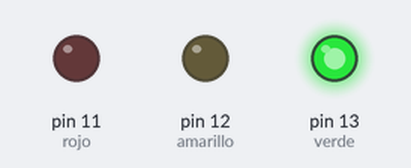
A sketch run on a simulated Arduino Uno, built with avr-gcc and run on an emulated ATmega328P. Shown: output pins drawn as LEDs (lit = HIGH).

Above: at 1.0 s.
At 2.7 s:
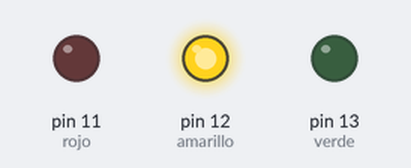
At 4.5 s:
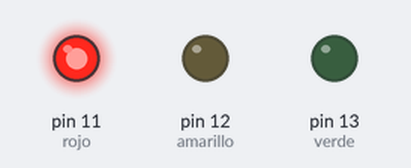
At 5.7 s:
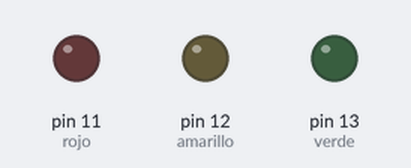
Timing chart, 0 to 7.8 s (numbered marks = the images above):
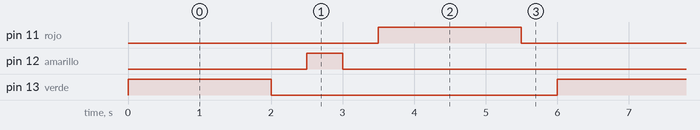

Measured:
- by itself, pin 11 (rojo), pin 13 (verde): alternates HIGH for 2.0 s and LOW for 4.0 s
- by itself, pin 12 (amarillo): alternates HIGH for 0.50 s and LOW for 5.5 s
- by itself, everything shown: repeats every 6.0 s, in 6 steps

The sketch:

Semaforo.ino
```cpp
int verde=13;
int amarillo=12;
int rojo=11;

void setup(){
  pinMode(verde,OUTPUT);
  pinMode(amarillo,OUTPUT);
  pinMode(rojo,OUTPUT);


}

void loop(){
  digitalWrite(verde,HIGH);
  delay(2000);
  digitalWrite(verde,LOW);
  delay(500);
  digitalWrite(amarillo,HIGH);
  delay(500);
  digitalWrite(amarillo,LOW);
  delay(500);
  digitalWrite(rojo,HIGH);
  delay(2000);
  digitalWrite(rojo,LOW);
  delay(500);

}
```
